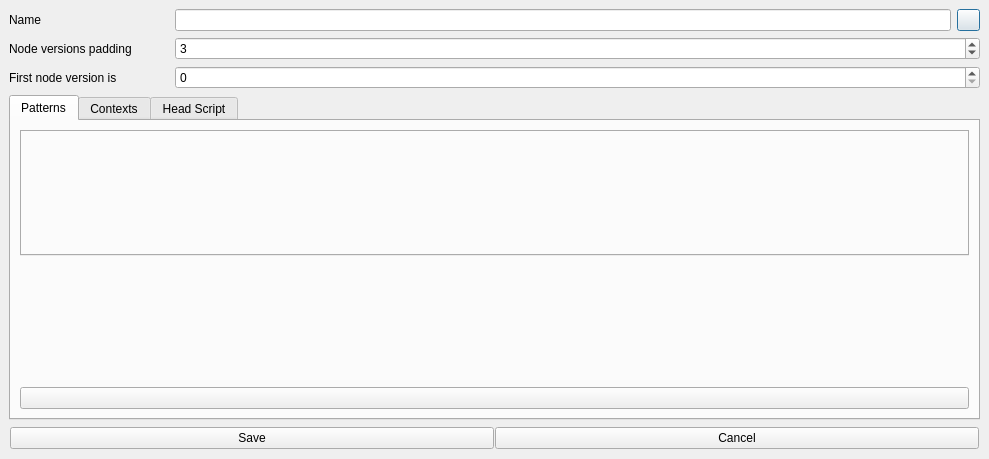
<?xml version="1.0" encoding="UTF-8"?>
<ui version="4.0">
 <class>MainWindow</class>
 <widget class="QDialog" name="MainWindow">
  <property name="geometry">
   <rect>
    <x>0</x>
    <y>0</y>
    <width>989</width>
    <height>459</height>
   </rect>
  </property>
  <property name="windowTitle">
   <string>Projects settings</string>
  </property>
  <layout class="QVBoxLayout" name="verticalLayout_8">
   <property name="margin">
    <number>9</number>
   </property>
   <item>
    <layout class="QVBoxLayout" name="verticalLayout">
     <item>
      <layout class="QHBoxLayout" name="horizontalLayout_11">
       <item>
        <widget class="QLabel" name="label_8">
         <property name="minimumSize">
          <size>
           <width>160</width>
           <height>0</height>
          </size>
         </property>
         <property name="text">
          <string>Name</string>
         </property>
        </widget>
       </item>
       <item>
        <widget class="QLineEdit" name="nameLineEdit">
         <property name="toolTip">
          <string>Name of the project</string>
         </property>
        </widget>
       </item>
       <item>
        <widget class="QPushButton" name="projectDelButton">
         <property name="maximumSize">
          <size>
           <width>23</width>
           <height>23</height>
          </size>
         </property>
         <property name="text">
          <string/>
         </property>
        </widget>
       </item>
      </layout>
     </item>
     <item>
      <layout class="QHBoxLayout" name="horizontalLayout_6" stretch="0,1">
       <item>
        <widget class="QLabel" name="label">
         <property name="minimumSize">
          <size>
           <width>160</width>
           <height>0</height>
          </size>
         </property>
         <property name="text">
          <string>Node versions padding</string>
         </property>
        </widget>
       </item>
       <item>
        <widget class="QSpinBox" name="versionPaddingSpinBox">
         <property name="minimum">
          <number>1</number>
         </property>
         <property name="maximum">
          <number>10</number>
         </property>
         <property name="value">
          <number>3</number>
         </property>
        </widget>
       </item>
      </layout>
     </item>
     <item>
      <layout class="QHBoxLayout" name="horizontalLayout_7" stretch="0,1">
       <item>
        <widget class="QLabel" name="label_2">
         <property name="minimumSize">
          <size>
           <width>160</width>
           <height>0</height>
          </size>
         </property>
         <property name="text">
          <string>First node version is</string>
         </property>
        </widget>
       </item>
       <item>
        <widget class="QSpinBox" name="versionStartSpinBox"/>
       </item>
      </layout>
     </item>
     <item>
      <widget class="QTabWidget" name="tabWidget">
       <property name="currentIndex">
        <number>0</number>
       </property>
       <widget class="QWidget" name="tab">
        <attribute name="title">
         <string>Patterns</string>
        </attribute>
        <layout class="QVBoxLayout" name="verticalLayout_5">
         <item>
          <widget class="QTabWidget" name="patternsTabWidget">
           <property name="toolTip">
            <string>Where to find graphs,  of which type, and how to organize it</string>
           </property>
           <property name="currentIndex">
            <number>-1</number>
           </property>
           <property name="tabsClosable">
            <bool>true</bool>
           </property>
           <property name="movable">
            <bool>true</bool>
           </property>
          </widget>
         </item>
         <item>
          <spacer name="verticalSpacer">
           <property name="orientation">
            <enum>Qt::Vertical</enum>
           </property>
           <property name="sizeHint" stdset="0">
            <size>
             <width>20</width>
             <height>40</height>
            </size>
           </property>
          </spacer>
         </item>
         <item>
          <widget class="QPushButton" name="addPatternButton">
           <property name="text">
            <string/>
           </property>
           <property name="flat">
            <bool>false</bool>
           </property>
          </widget>
         </item>
        </layout>
       </widget>
       <widget class="QWidget" name="tab_3">
        <attribute name="title">
         <string>Contexts</string>
        </attribute>
        <layout class="QHBoxLayout" name="horizontalLayout_5" stretch="0,1">
         <item>
          <layout class="QVBoxLayout" name="verticalLayout_6">
           <item>
            <widget class="QListWidget" name="contextListWidget"/>
           </item>
           <item>
            <layout class="QHBoxLayout" name="horizontalLayout_4">
             <item>
              <widget class="QPushButton" name="addContextButton">
               <property name="text">
                <string>Add</string>
               </property>
              </widget>
             </item>
             <item>
              <widget class="QPushButton" name="delContextButton">
               <property name="text">
                <string>Remove</string>
               </property>
              </widget>
             </item>
            </layout>
           </item>
          </layout>
         </item>
         <item>
          <layout class="QVBoxLayout" name="verticalLayout_7">
           <item>
            <widget class="QLineEdit" name="contextLineEdit"/>
           </item>
           <item>
            <widget class="QPlainTextEdit" name="contextTextEdit"/>
           </item>
          </layout>
         </item>
        </layout>
       </widget>
       <widget class="QWidget" name="tab_2">
        <attribute name="title">
         <string>Head Script</string>
        </attribute>
        <layout class="QVBoxLayout" name="verticalLayout_4">
         <item>
          <layout class="QVBoxLayout" name="scriptLayout"/>
         </item>
        </layout>
       </widget>
      </widget>
     </item>
     <item>
      <layout class="QHBoxLayout" name="horizontalLayout">
       <property name="spacing">
        <number>1</number>
       </property>
       <property name="margin">
        <number>1</number>
       </property>
       <item>
        <widget class="QPushButton" name="saveButton">
         <property name="text">
          <string>Save</string>
         </property>
        </widget>
       </item>
       <item>
        <widget class="QPushButton" name="cancelButton">
         <property name="text">
          <string>Cancel</string>
         </property>
        </widget>
       </item>
      </layout>
     </item>
    </layout>
   </item>
  </layout>
 </widget>
 <resources/>
 <connections/>
</ui>
